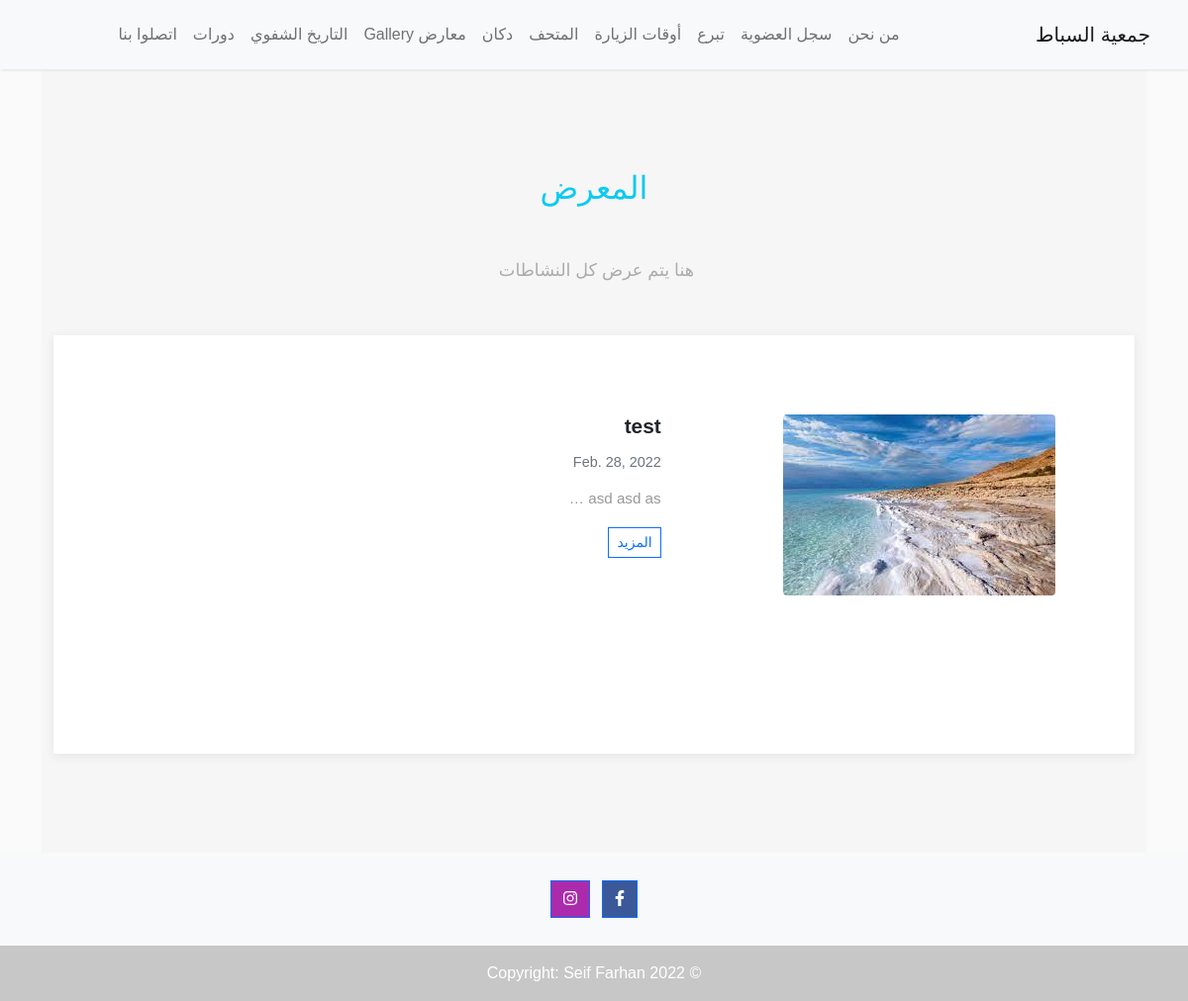
The page /gallery on the database its author committed.
### app/models.py (models this page shows)
class Gallery(models.Model):
    title = models.CharField(max_length=255, verbose_name='العنوان')
    date = models.DateField(verbose_name='التاريخ')
    desc = models.TextField(verbose_name='النص')
    image = models.ImageField(upload_to='images/gallery/')

### app/views.py (the view)
# urls.py: path('gallery', views.gallery, name='gallery'),
def gallery(request):
    objs = Gallery.objects.all()
    return render(request, 'gallery.html', {'gallery': objs})

### app/templates/gallery.html (shortened to what this page needs)
{% extends 'base.html' %}
{% block body_block %}
    <section class="clean-block clean-blog-list dark">
        <div class="container">
            <div class="block-heading"><h2 class="text-info"
                                           style="color: #0dcaf0!important;margin-top: 20px;margin-bottom: 50px;">
                المعرض</h2>
                <p style="margin-bottom: 50px;">هنا يتم عرض كل النشاطات&nbsp;</p></div>
            <div class="block-content">
                {% for g in gallery %}
                    <div class="clean-blog-post">
                        <div class="row">
                            <div class="col-lg-5"><img class="rounded img-fluid"
                                                       src="{{ g.image.url }}" alt="">
                            </div>
                            <div class="col-lg-7"><h3>{{ g.title }}</h3>
                                <div class="info"><span class="text-muted">{{ g.date | date }}</span></div>
                                <p class="text">
                                    {{ g.desc }}
                                </p>
                                <a class="btn btn-outline-primary btn-sm" role="button"
                                   href="{% url 'app:gallery_blog' g.pk %}">المزيد </a></div>
                        </div>
                    </div>
                {% endfor %}
            </div>
        </div>
    </section>
{% endblock %}

### app/templates/gallery.html (style rules this page uses)
.text { display: block; width: 100px; overflow: hidden; white-space: nowrap; text-overflow: ellipsis; }

### app/templates/base.html (style rules this page uses)
html, body { height: 100%; }

### rows shown on the page
Gallery: image (picture), title "test", date "Feb. 28, 2022", desc "testtas dasd asd asdasdasd asd asd asd asd asd asd…"
